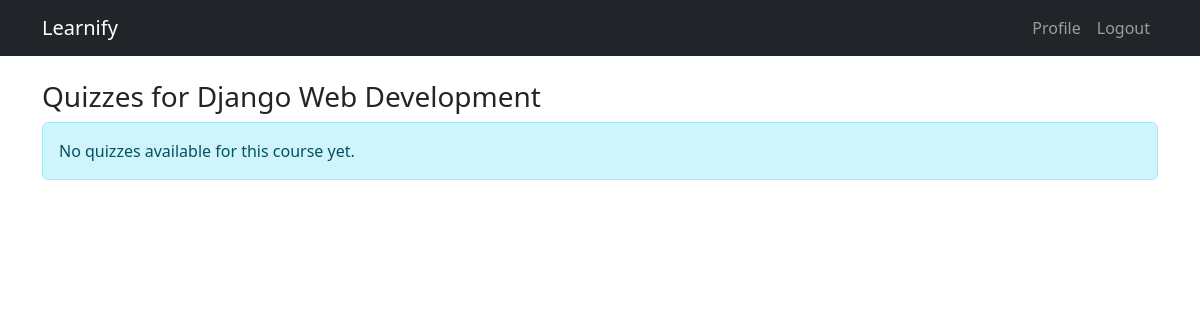
/quiz/course/2/quizzes/ (signed in), run on an earlier commit of the app's database.
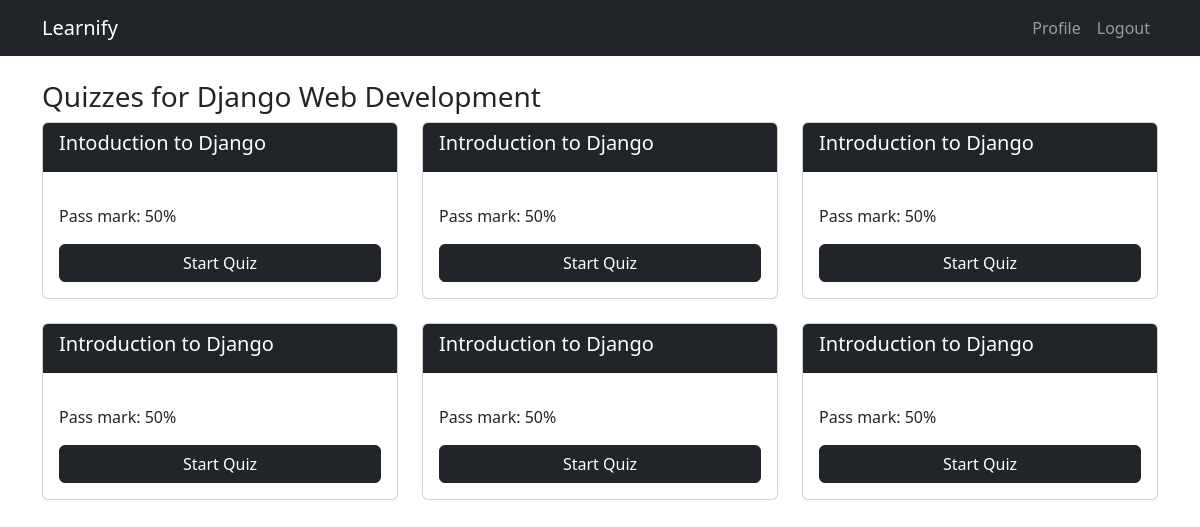
And on a later commit of the database.
### courses/models.py (models this page shows, shortened)
class Course(models.Model):
    LEVEL_CHOICES = (
        ('beginner', 'Beginner'),
        ('intermediate', 'Intermediate'),
        ('advanced', 'Advanced'),
    )
    STATUS_CHOICES = (
        ('draft', 'Draft'),
        ('published', 'Published'),
    )
    title = models.CharField(max_length=200)
    description = models.TextField()
    category = models.ForeignKey(Category,
                                on_delete=models.CASCADE,
                                related_name='courses')
    instructor = models.ForeignKey(CustomUser,
                                  on_delete=models.CASCADE,
                                  related_name='courses')
    price = models.DecimalField(max_digits=10, decimal_places=2)
    thumbnail = models.ImageField(upload_to='course_thumbnails/',
                                 blank=True, null=True)
    level = models.CharField(max_length=20,
                            choices=LEVEL_CHOICES,
                            default='beginner')
    status = models.CharField(max_length=20,
                             choices=STATUS_CHOICES,
                             default='draft')
    created_at = models.DateTimeField(auto_now_add=True)
    updated_at = models.DateTimeField(auto_now=True)

### quiz/models.py (models this page shows, shortened)
class Quiz(models.Model):
    course = models.ForeignKey(Course,
                              on_delete=models.CASCADE,
                              related_name='quizzes')
    title = models.CharField(max_length=200)
    description = models.TextField(blank=True)
    pass_percentage = models.IntegerField(default=50)
    created_at = models.DateTimeField(auto_now_add=True)

### quiz/views.py (the view)
@login_required
def quiz_list(request, course_id):
    from courses.models import Course
    course = get_object_or_404(Course, id=course_id)
    quizzes = Quiz.objects.filter(course=course)
    return render(request, 'quiz/quiz_list.html', {
        'course': course,
        'quizzes': quizzes
    })

### templates/quiz/quiz_list.html (shortened to what this page needs)
{% extends 'base.html' %}
{% block content %}
<h3>Quizzes for {{ course.title }}</h3>
{% if quizzes %}
<div class="row">
    {% for quiz in quizzes %}
    <div class="col-md-4 mb-4">
        <div class="card">
            <div class="card-header bg-dark text-white">
                <h5>{{ quiz.title }}</h5>
            </div>
            <div class="card-body">
                <p>Pass mark: {{ quiz.pass_percentage }}%</p>
                <a href="{% url 'take_quiz' quiz.id %}"
                   class="btn btn-dark w-100">
                    Start Quiz
                </a>
            </div>
        </div>
    </div>
    {% endfor %}
</div>
{% else %}
<div class="alert alert-info">
    No quizzes available for this course yet.
</div>
{% endif %}
{% endblock %}

### templates/base.html (shortened to what this page needs)
<!DOCTYPE html>
<html lang="en">
<head>
    <link href="https://cdn.jsdelivr.net/npm/bootstrap@5.3.0/dist/css/bootstrap.min.css" rel="stylesheet">
</head>
<body>
<nav class="navbar navbar-expand-lg navbar-dark bg-dark">
    <div class="container">
        <a class="navbar-brand" href="#">Learnify</a>
        <div class="navbar-nav ms-auto">
            {% if user.is_authenticated %}
                <a class="nav-link" href="{% url 'profile' %}">Profile</a>
                <a class="nav-link" href="{% url 'logout' %}">Logout</a>
            {% else %}
                <a class="nav-link" href="{% url 'login' %}">Login</a>
                <a class="nav-link" href="{% url 'register' %}">Register</a>
            {% endif %}
        </div>
    </div>
</nav>
<div class="container mt-4">
    {% block content %}{% endblock %}
</div>
</body>
</html>

What changed in the data, as far as the page shows it:
added Quiz: title "Intoduction to Django", pass_percentage "50"
added Quiz: title "Introduction to Django", pass_percentage "50"
added Quiz: title "Introduction to Django", pass_percentage "50"
added Quiz: title "Introduction to Django", pass_percentage "50"
added Quiz: title "Introduction to Django", pass_percentage "50"
added Quiz: title "Introduction to Django", pass_percentage "50"
Also different on the page:
text no longer shown: "No quizzes available for this course yet."
